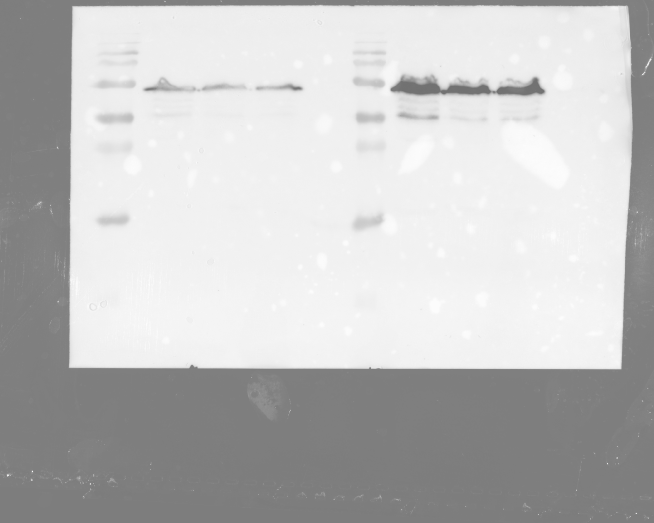
#> input picture data/styx/WB/1/Raw Images/Raphael 2022-12-05-7(Composite).tif, 1308 x 1046 px, given in place of 0_Ponceau.tif, which was not available (shown at 1/2 size)
$ jupyter execute --allow-errors Figure7.ipynb   (shell and % lines are left out)
#> lines starting #> are read from the running program, lines starting #| are printed output that depends on the picture; after the words box and inside, x2 and y2 are one past the last pixel; in counts of white or black regions, pixels touching at a corner belong together; pictures that were not available may be replaced by others from this repository, and a replacement may not be noted
### notebooks/figure_creation/analyze_data.py
import pandas as pd
import numpy as np
import matplotlib.pyplot as plt
import seaborn as sns
from scipy.stats import ttest_ind, fisher_exact, false_discovery_control, iqr

# from pingouin import pairwise_tests
from itertools import product, combinations

np.random.seed(888)


# [8 lines left out: function convert_pvalue_to_asterisks, not called in this run]


class result:

    def __init__(self, df=None):
        self.values = "values"
        self.df = df
        return

    def read(self, filename, read_func=pd.read_csv, **kwargs):
        self.df = read_func(filename, **kwargs)
        return self

    # [13 lines left out: functions summarize, create_p_table, not called in this run]


def bootstrap_lo(v, ntries=1000):
    tries = np.mean(np.random.choice(v, (len(v), ntries)), axis=0)
    return np.percentile(tries, 2.5)


def bootstrap_hi(v, ntries=1000):
    tries = np.mean(np.random.choice(v, (len(v), ntries)), axis=0)
    return np.percentile(tries, 97.5)


# [92 lines left out: functions pv_to_star, change_last, get_sigpairs, get_p, correct_p_values, get_p_table and 1 more, not called in this run]

### notebooks/figure_creation/Figure7.ipynb
[cell 1]
import numpy as np
import os
import matplotlib.pyplot as plt
import matplotlib as mpl
import pandas as pd

mpl.rcParams["pdf.fonttype"] = 42
mpl.rcParams["font.size"] = 11

from functools import partial, reduce
from itertools import product

import seaborn as sns


from analyze_data import result, get_summary

from create_figures import add_p_bars, boxplot, add_multilevel_xticks, lineplot

from matplotlib.ticker import AutoMinorLocator

folder = '/media/raphael/PortableSSD/diploma_thesis/Data/'

# [16 lines left out: function prettify, not called in this run]

[cell 2]
# xl = pd.read_excel(r"E:\diploma_thesis\Data\7. Exocytosed aSyn-GFP gets taken up by untransfected cells\Results_2.xlsx")
# xl["puncta"] = xl["PointCount"] > 0
# xl.to_csv(r"E:\diploma_thesis\Data\7. Exocytosed aSyn-GFP gets taken up by untransfected cells\Results_final.csv", index = False)

#> (a cell that did not finish here is left out)

#> (a cell that did not finish here is left out)

[cell 5]
sigpairs = [(("Ctrl","X"), ("CQ","X")),
            (("Ctrl","X"),("Ctrl","TP")),
            (("Ctrl","TP"),("CQ","TP")),
            (("BL","BL"),("Ctrl","X"))
            ]
#> (the rest of this cell did not finish here and is left out)

[cell 6]
def formatter(x, pos):
        del pos
        return str(np.round(x*100, 3))

fig2,axs = plt.subplots(figsize = (3.54,3.54), ncols=3,sharey=True, sharex = False, layout = "constrained", width_ratios=(1,2,2))
#> (the rest of this cell did not finish here and is left out)

[cell 7]
def normalize(d):
    norm = d.loc[np.logical_and(d["Group1"]=="X", d["Group2"]=="DMSO"),"aSyn_rel"].values[0]
    return d.aSyn_rel / norm


#> (the rest of this cell did not finish here and is left out)

#> (a cell that did not finish here is left out)

[cell 9]
import skimage as ski
from skimage.transform import hough_line, hough_line_peaks
from skimage.color import rgb2gray
import scipy.ndimage as ndi
from sklearn.cluster import KMeans


class WesternBlot:

    def __init__(self, border = 0.1,
                 linewidth = 1) -> None:
        self.linewidth = linewidth
        self.border = border
        self.x= 12+2*border
        self.y = border
        self.images = {}
        self.lines = []
        self.minor = None
        self.lane_params = pd.DataFrame(
            columns = [
                "height",
                "y_min",
                "weight",
                "protein"
            ]
        )
        self.label_params = {}
        pass

    def add_lane(self,
                 image = None,
                 protein = "???",
                 weight = 0,
                 id = None):
        if type(image) == str:
            image = ski.io.imread(image)
        if id == None:
            id = len(self.images)
        self.images[id] = image
        height = (image.shape[0]/image.shape[1]) * (self.x - 2*self.border)
        self.lane_params.loc[id, "height"] = height
        self.lane_params.loc[id, "y_min"] = self.y
        self.lane_params.loc[id, "protein"] = protein
        self.lane_params.loc[id, "weight"] = f"{str(weight)} kD"
        self.y += (height + 2*self.border)
        return self

    def extract_points(self, image):
        gray  = rgb2gray(image)
        t = gray < ski.filters.threshold_otsu(gray)
        labeled = ndi.label(t)[0]
        rp = (pd.DataFrame(data=ski.measure.regionprops_table(labeled, properties=("area","centroid")))
            .sort_values("area", ascending=False)
            .sort_values("centroid-1", ascending=True))
        return rp["centroid-1"].values/image.shape[1]

    def get_locations(self, n, id):
        points =np.concatenate([self.extract_points(image) for image in self.images.values()])
        return KMeans(n_clusters = n).fit(points.reshape(-1, 1)).cluster_centers_.ravel()


    # [13 lines left out: function edit_multilevel_labels, not called in this run]

    def add_labels(self, labels,
                   locations = None,
                   id = 0):
        if locations == None:
            self.label_loc = np.sort(self.get_locations(len(labels), id)*(self.x - 2* self.border) + self.border)
        else: self.label_loc = locations
        self.labels = labels
        return self

    def plot_lane(self, ax, id, y_min, h):
        inset = ax.inset_axes([self.border,
                                   y_min,
                                   self.x-2*self.border,
                                   h],
                                  transform = ax.transData)
        ex_in = (0, self.x-2*self.border, 0, h)
        inset.imshow(self.images[id],
                        extent=ex_in)
        inset.tick_params(bottom = False,
                            left = False,
                            labelbottom = False,
                            labelleft = False)
        for side in ["top","bottom","left","right"]:
            inset.spines[side].set_linewidth(self.linewidth)
        return ax

    def plot(self, ax = None
                ) -> plt.axis:
        ex = (0, self.x, 0, self.y-self.border)
        if ax == None:
            ax = plt.gca()
        ax.imshow(255 * np.ones([100,100,3],dtype=np.uint8),
                  extent=ex, origin="lower")
        for id, lane in self.lane_params.iterrows():
            h = lane["height"]
            y_min = lane["y_min"]
            ax = self.plot_lane(ax, id, y_min, h)
        ax.tick_params(which = "major", bottom = False,
                              left = False,
                              labelbottom = False,
                              labelleft = True,
                              labeltop = True)
        ax.tick_params(which = "minor",
                       left = False,
                        labelleft = False,
                        labelright = True)
        lp = self.lane_params.copy()
        lp["label_y"] = lp["y_min"] + lp["height"]/2
        ax.set_yticks(lp["label_y"].tolist(), lp["protein"].tolist())
        ax.set_yticks((lp["label_y"] + 0.001).tolist(), lp["weight"].tolist(), minor = True)
        ax.set_xticks(self.label_loc, self.labels,
                      fontsize = "large")
        for side in ["top","bottom","left","right"]:
            ax.spines[side].set_visible(False)
        return ax

image1 = ski.io.imread(f"{folder}/6. Inhibition Plasmid-mediated degradation increases exocytosis of GFP-tagged α-Synuclein/WB/ImgF1/0_Ponceau.tif")
#> image1 is the input picture: shape (1046, 1308, 3); min 112, max 252, mean 192.6
image2 = ski.io.imread(f"{folder}/6. Inhibition Plasmid-mediated degradation increases exocytosis of GFP-tagged α-Synuclein/WB/ImgF1/1_aSyn.tif")
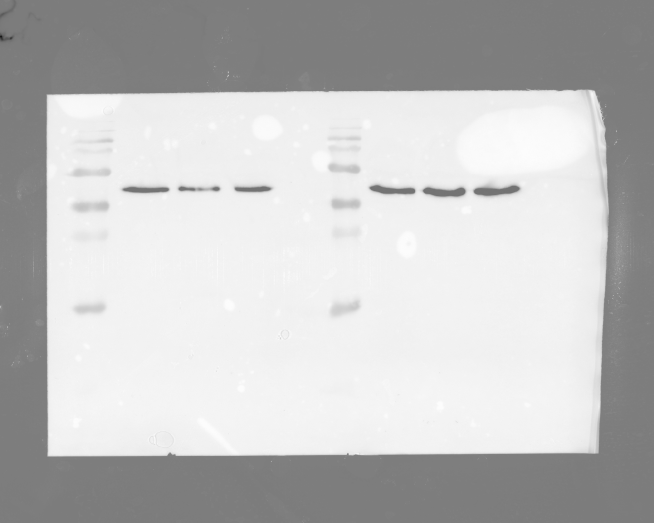
#> input picture data/styx/WB/1/Raw Images/asynstyx - bactin(Composite).tif, 1308 x 1046 px, given in place of 1_aSyn.tif, which was not available (shown at 1/2 size)
#> image2 is the input picture: shape (1046, 1308, 3); min 12, max 252, mean 192.8
fig3, ax = plt.subplots(figsize = (2*3.54,3.54))
wb = (WesternBlot(border = 0.1)
      .add_lane(image = image2,
                protein =r"$\alpha$Syn-GFP",
                weight = 49)
      .add_lane(image = image1,
                protein ="Ponceau",
                weight = "69")
      .add_labels([" \n "]*9)
      .plot(ax))
#> in extract_points, `t = gray < ski.filters.threshold_otsu(gray)`:
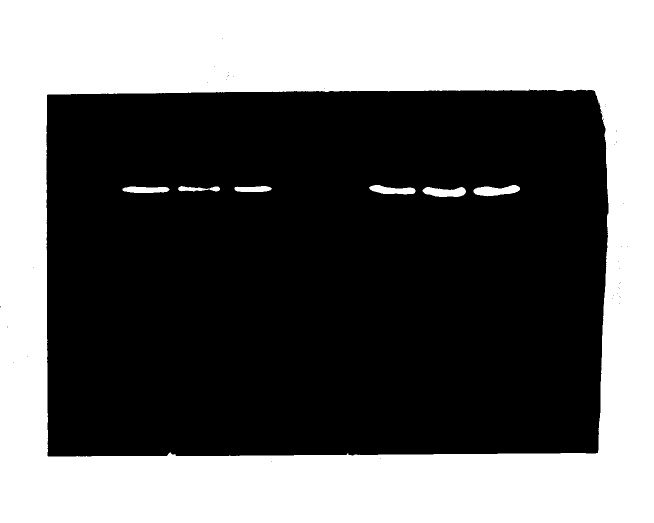
#> t: shape (1046, 1308) bool (shown at 1/2 size); 41.4% white; 8 white regions (1 under 20 px), largest, box (x1, y1, x2, y2) and area: (0, 0, 1308, 1046) 559767, (947, 370, 1040, 393) 1374, (845, 374, 932, 394) 1264
#> in extract_points, `labeled = ndi.label(t)[0]`:
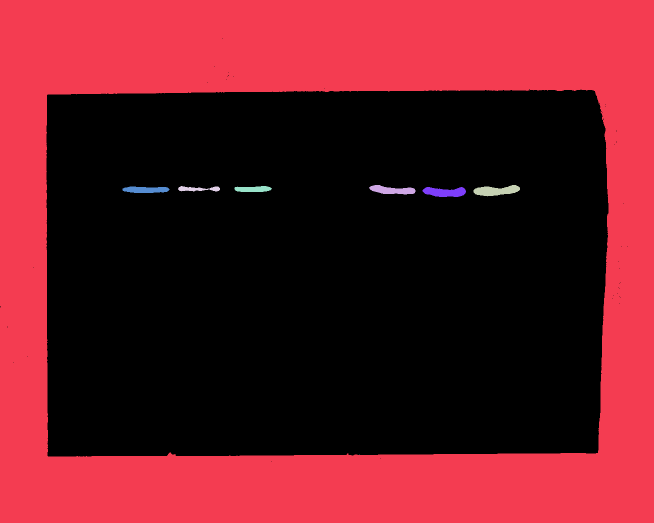
#> labeled: shape (1046, 1308) int32 (shown at 1/2 size); 9 distinct labels, from 0 to 8; one colour per label, 0 black
#> in extract_points, `rp = (pd.DataFrame(data=ski.measure.regionprops_table(labeled, propert..`: rp = table of 8 rows and 3 columns
#> in extract_points (call 2), `t = gray < ski.filters.threshold_otsu(gray)`:
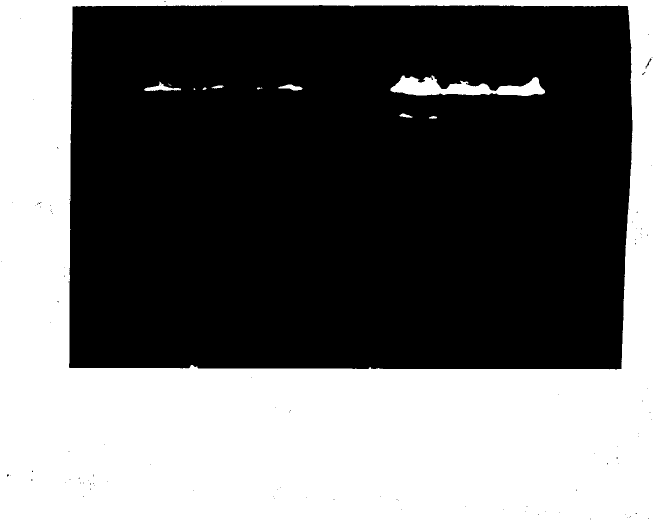
#> t: shape (1046, 1308) bool (shown at 1/2 size); 41.4% white; 11 white regions (2 under 20 px), largest, box (x1, y1, x2, y2) and area: (0, 0, 1308, 1046) 558993, (781, 151, 1090, 192) 6781, (288, 163, 362, 182) 519
#> in extract_points (call 2), `labeled = ndi.label(t)[0]`:
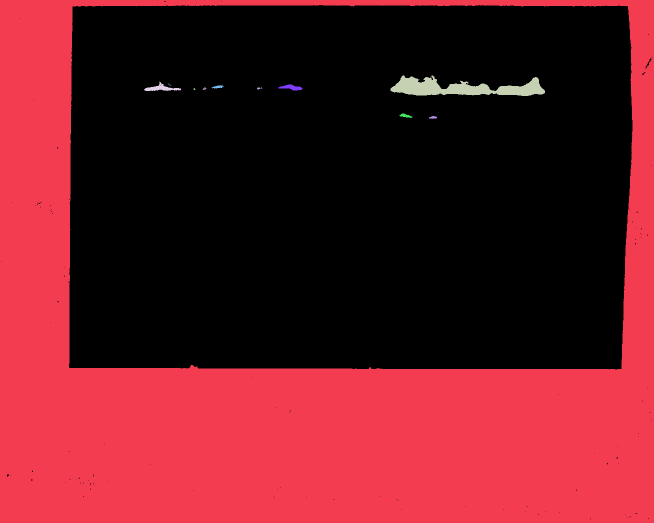
#> labeled: shape (1046, 1308) int32 (shown at 1/2 size); 15 distinct labels, from 0 to 14; one colour per label, 0 black
#> in extract_points (call 2), `rp = (pd.DataFrame(data=ski.measure.regionprops_table(labeled, propert..`: rp = table of 14 rows and 3 columns
#> in get_locations, `points =np.concatenate([self.extract_points(image) for image in self.i..`: points = 22 values, max 0.994 at index 21, min 0.222 at index 0, mean 0.482
#> in add_labels, `self.label_loc = np.sort(self.get_locations(len(labels), id)*(self.x -..`: self.label_loc = [3.06, 3.83, 4.8, 5.47, 6.42, 7.5, 8.3, 9.2, 12.03]
#> in add_labels, `self.labels = labels`: self.labels = 9 items


fig3.savefig("../../plots/Fig57_WB.svg", format = "svg",bbox_inches='tight')
